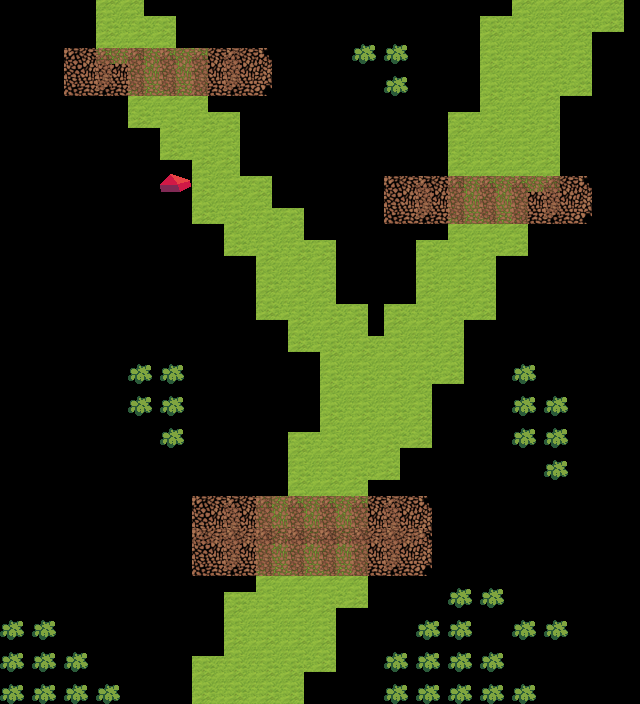

The image is a tile-based game level rendered from a .tmx file. Its description and source (layers, tilesets, objects; grid data summarised) follow:
An orthogonal 20x22 tile map with 32x32 px tiles, 4 tile layers (ground, background, foreground, objects), 2 tilesets.

<map version="1.10" tiledversion="1.11.2" orientation="orthogonal" renderorder="right-down" width="20" height="22" tilewidth="32" tileheight="32" infinite="0" nextlayerid="5" nextobjectid="1">
 <tileset firstgid="1" source="tileset.tsx" />
 <tileset firstgid="145" source="objects.tsx" />
 <layer id="1" name="ground" width="20" height="22">
  <data>[440 cells, 440 non-empty, 1 distinct tile ids]</data>
 </layer>
 <layer id="2" name="background" width="20" height="22">
  <data>[440 cells, 80 non-empty, 1 distinct tile ids]</data>
 </layer>
 <layer id="3" name="foreground" width="20" height="22">
  <data>[440 cells, 26 non-empty, 5 distinct tile ids]</data>
 </layer>
 <layer id="4" name="objects" width="20" height="22">
  <data>[440 cells, 39 non-empty, 2 distinct tile ids]</data>
 </layer>
</map>
